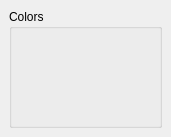
<?xml version="1.0" encoding="UTF-8"?>
<ui version="4.0">
 <class>InterfaceColorsOptionsPage</class>
 <widget class="QWidget" name="InterfaceColorsOptionsPage">
  <property name="geometry">
   <rect>
    <x>0</x>
    <y>0</y>
    <width>171</width>
    <height>137</height>
   </rect>
  </property>
  <layout class="QVBoxLayout">
   <property name="spacing">
    <number>6</number>
   </property>
   <property name="leftMargin">
    <number>0</number>
   </property>
   <property name="topMargin">
    <number>0</number>
   </property>
   <property name="rightMargin">
    <number>0</number>
   </property>
   <property name="bottomMargin">
    <number>0</number>
   </property>
   <item>
    <widget class="QScrollArea" name="scrollArea">
     <property name="sizePolicy">
      <sizepolicy hsizetype="Preferred" vsizetype="Preferred">
       <horstretch>0</horstretch>
       <verstretch>0</verstretch>
      </sizepolicy>
     </property>
     <property name="frameShape">
      <enum>QFrame::NoFrame</enum>
     </property>
     <property name="frameShadow">
      <enum>QFrame::Plain</enum>
     </property>
     <property name="lineWidth">
      <number>0</number>
     </property>
     <property name="horizontalScrollBarPolicy">
      <enum>Qt::ScrollBarAlwaysOff</enum>
     </property>
     <property name="widgetResizable">
      <bool>true</bool>
     </property>
     <property name="alignment">
      <set>Qt::AlignLeading|Qt::AlignLeft|Qt::AlignTop</set>
     </property>
     <widget class="QWidget" name="scrollAreaWidgetContents">
      <property name="geometry">
       <rect>
        <x>0</x>
        <y>0</y>
        <width>199</width>
        <height>137</height>
       </rect>
      </property>
      <layout class="QVBoxLayout" name="verticalLayout">
       <property name="spacing">
        <number>6</number>
       </property>
       <property name="leftMargin">
        <number>9</number>
       </property>
       <property name="topMargin">
        <number>9</number>
       </property>
       <property name="rightMargin">
        <number>9</number>
       </property>
       <property name="bottomMargin">
        <number>9</number>
       </property>
       <item>
        <widget class="QGroupBox" name="colors">
         <property name="title">
          <string>Colors</string>
         </property>
        </widget>
       </item>
      </layout>
     </widget>
    </widget>
   </item>
  </layout>
 </widget>
 <resources/>
 <connections/>
</ui>
